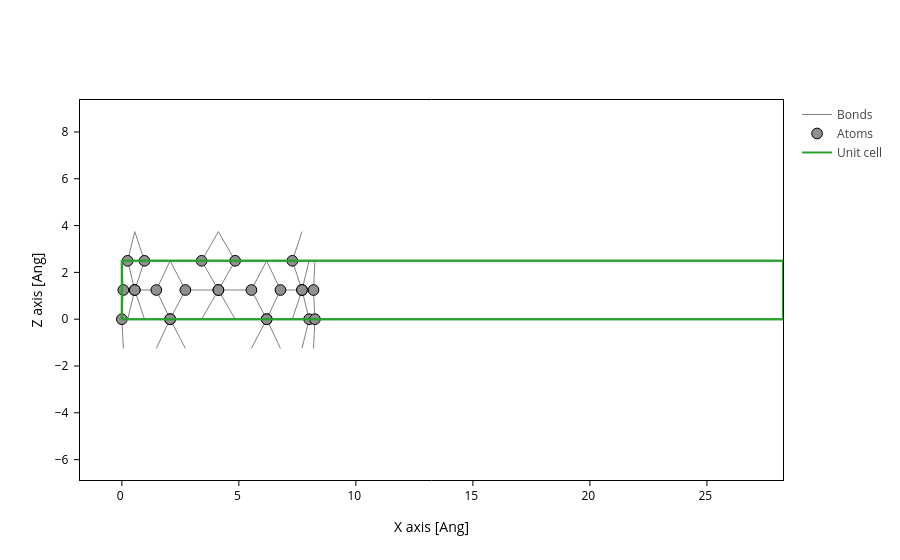

The cell this chart's notebook holds for it:
### Markdown cell above
## 1. CNT band structure

### Code cell
cnt = si.Geometry.read("CNT/cnt_prist.xyz")
cnt.plot(axes="xz")

### Figure 1 — Plotly figure (JSON) as saved in the notebook; plotly's stock layout.template omitted (floating-point values rounded to 4 significant figures; data arrays with more than 128 entries replaced by an {"elided": "..."} marker saying what was removed)
{"data": [{"line": {"color": "gray", "width": 1.0}, "meta": {}, "mode": "lines", "name": "Bonds", "opacity": 1.0, "type": "scatter", "x": {"elided": "1113 float values"}, "y": {"elided": "1113 float values"}}, {"marker": {"color": "#909090", "line": {"color": "black", "width": 1}, "opacity": 1.0, "size": 10.72}, "meta": {}, "mode": "markers", "name": "Atoms", "opacity": 1, "type": "scatter", "x": [4.125, 4.842, 2.714, 2.063, 6.188, 6.777, 0.9651, 0.5527, 7.698, 8.002, 0.06267, 0.0, 8.251, 8.188, 0.2488, 7.698, 0.5527, 7.285, 1.474, 6.188, 2.063, 5.536, 3.409, 4.125], "y": [1.247, 2.494, 1.247, 0.0, 0.0, 1.247, 2.494, 1.247, 1.247, 0.0, 1.247, 0.0, 0.0, 1.247, 2.494, 1.247, 1.247, 2.494, 1.247, 0.0, 0.0, 1.247, 2.494, 1.247]}, {"meta": {}, "mode": "lines", "name": "Unit cell", "type": "scatter", "x": [0.0, 0.0, 28.25, 28.25, 0.0, 0.0, NaN, 0.0, 0.0, 0.0, 28.25, 28.25, 0.0, NaN, 28.25, 28.25, NaN, 28.25, 28.25], "y": [0.0, 0.0, 0.0, 2.494, 2.494, 0.0, NaN, 2.494, 2.494, 0.0, 0.0, 2.494, 2.494, NaN, 0.0, 0.0, NaN, 2.494, 2.494]}], "layout": {"scene": {"aspectmode": "data", "xaxis": {"title": {"text": "X axis [Ang]"}}, "yaxis": {"title": {"text": "Z axis [Ang]"}}}, "xaxis": {"scaleanchor": "y", "scaleratio": 1, "title": {"text": "X axis [Ang]"}}, "yaxis": {"title": {"text": "Z axis [Ang]"}}}}
